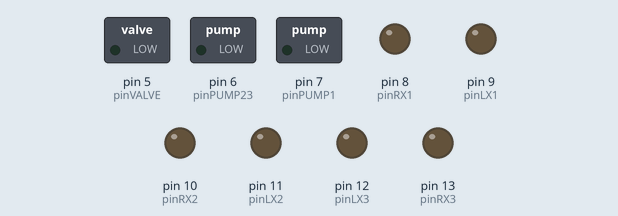
The sketch below on a simulated Arduino Uno, built with avr-gcc and run on an emulated ATmega328P. Parts: switched loads named in the sketch (green lamp = pin HIGH), output pins drawn as LEDs (lit = HIGH).

Above: at 0.1 s.
At 0.6 s:
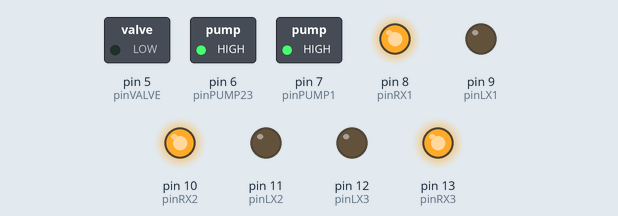
Timing chart, 0 to 2.1 s (numbered marks = the images above):
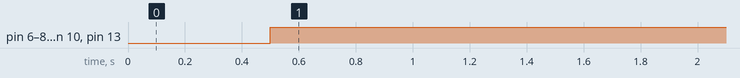

The sketch:

suck_back_all.ino
```cpp
/*
  suck everything back in
*/


// output>pin, pump1>7, pump2,pump3>6, valve4>5

static int pinVALVE = 5; // #4
static int pinPUMP1 = 7;
static int pinLX1 = 9; // outward
static int pinRX1 = 8; // inward
static int pinPUMP23 = 6;
static int pinLX2 = 11; // outward
static int pinRX2 = 10; // inward
static int pinLX3 = 12; // outward
static int pinRX3 = 13; // inward

// the setup function runs once when you press reset or power the board
void setup() {
  // initialize digital pin LED_BUILTIN as an output.
  pinMode(pinVALVE, OUTPUT);
  pinMode(pinPUMP1, OUTPUT);
  pinMode(pinLX1, OUTPUT);
  pinMode(pinRX1, OUTPUT);
  pinMode(pinPUMP23, OUTPUT);
  pinMode(pinLX2, OUTPUT);
  pinMode(pinRX2, OUTPUT);
  pinMode(pinLX3, OUTPUT);
  pinMode(pinRX3, OUTPUT);

  delay(500);

  digitalWrite(pinVALVE, LOW);
}

// the loop function runs over and over again forever
void loop() {

  digitalWrite(pinLX1, LOW);
  digitalWrite(pinRX1, HIGH);

  digitalWrite(pinLX2, LOW);
  digitalWrite(pinRX2, HIGH);

  digitalWrite(pinLX3, LOW);
  digitalWrite(pinRX3, HIGH);


  digitalWrite(pinPUMP1, HIGH);
  digitalWrite(pinPUMP23, HIGH);

  // runs until manually stopped
}
```

Measured:
- by itself, pin 6 (pinPUMP23), pin 7 (pinPUMP1), pin 8 (pinRX1), pin 10 (pinRX2), pin 13 (pinRX3): LOW → HIGH at 0.50 s
